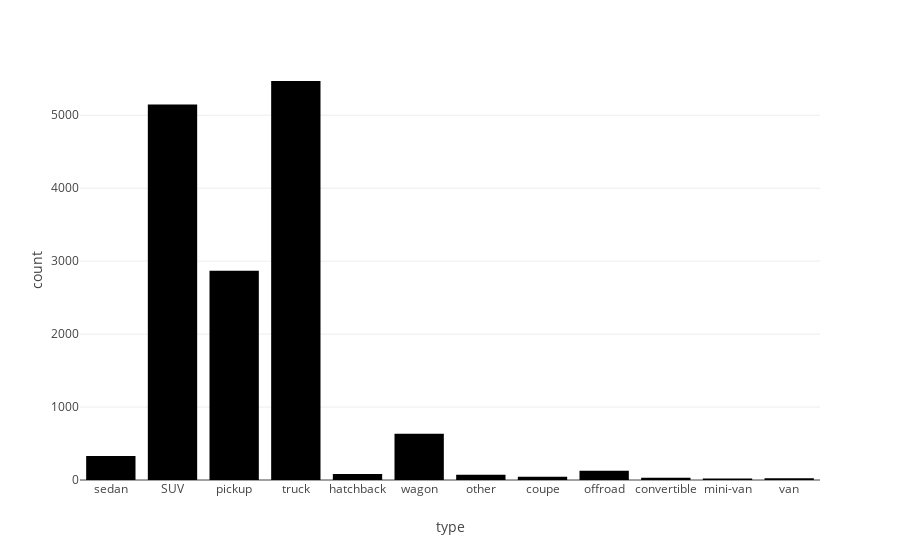

This figure's notebook cell:
### Markdown cell above
Most of the cars for sales in the data set were manufactored after 1990 with the disturbution leaning towards right, the 2010s.

### Code cell
#histogram of car type from df
hist_type = px.histogram(df, x = "type")
hist_type.show()

st.plotly_chart(hist_type)

### Figure 1 — Plotly figure (JSON) as saved in the notebook; plotly's stock layout.template omitted (floating-point values rounded to 4 significant figures; data arrays with more than 128 entries replaced by an {"elided": "..."} marker saying what was removed)
{"data": [{"alignmentgroup": "True", "bingroup": "x", "hovertemplate": "type=%{x}<br>count=%{y}<extra></extra>", "legendgroup": "", "marker": {"color": "#000001", "pattern": {"shape": ""}}, "name": "", "offsetgroup": "", "orientation": "v", "showlegend": false, "type": "histogram", "x": {"elided": "14852 str values"}, "xaxis": "x", "yaxis": "y"}], "layout": {"barmode": "relative", "legend": {"tracegroupgap": 0}, "margin": {"t": 60}, "xaxis": {"anchor": "y", "domain": [0, 1], "title": {"text": "type"}}, "yaxis": {"anchor": "x", "domain": [0, 1], "title": {"text": "count"}}}}
